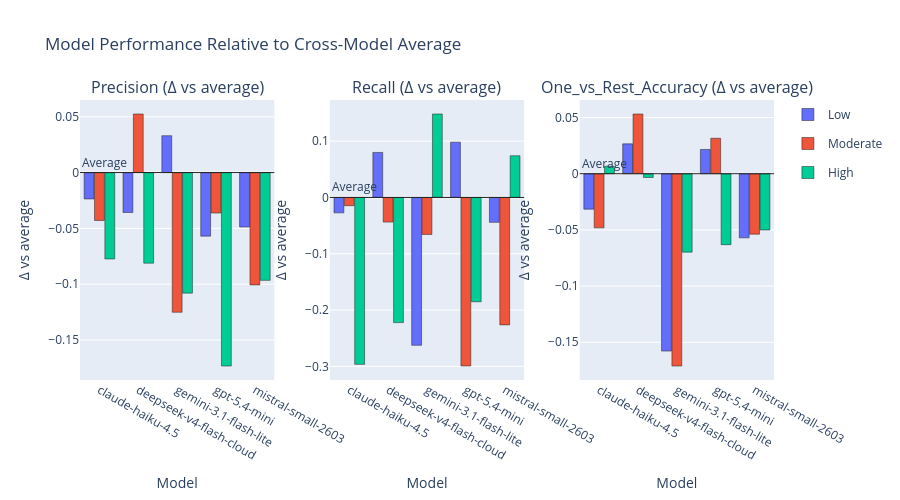

Notebook code for this chart:
### Code cell
# Compare each model against the "Average across models" baseline, per class.
# Support is excluded here: it's a sample count, not a higher-is-better metric,
# so "better/worse than average" doesn't apply to it.
delta_metrics = ["Precision", "Recall", "One_vs_Rest_Accuracy"]
colors = {"Low": "#636EFA", "Moderate": "#EF553B", "High": "#00CC96"}

average_metrics_df = (
    class_metrics_df.loc[class_metrics_df["Model"] == AVERAGE_MODEL_NAME, ["Class"] + delta_metrics]
    .rename(columns={metric: f"{metric}_avg" for metric in delta_metrics})
)

delta_df = class_metrics_df[class_metrics_df["Model"] != AVERAGE_MODEL_NAME].merge(
    average_metrics_df, on="Class", how="left"
)
for metric in delta_metrics:
    delta_df[f"{metric}_delta"] = delta_df[metric] - delta_df[f"{metric}_avg"]

model_order = sorted(delta_df["Model"].unique())

fig = make_subplots(
    rows=1, cols=3,
    subplot_titles=[f"{m} (Δ vs average)" for m in delta_metrics],
    horizontal_spacing=0.08,
)

for col_idx, metric in enumerate(delta_metrics, start=1):
    for class_label in LABEL_ORDER:
        class_data = (
            delta_df[delta_df["Class"] == class_label]
            .set_index("Model")
            .reindex(model_order)
            .reset_index()
        )
        fig.add_trace(
            go.Bar(
                x=class_data["Model"],
                y=class_data[f"{metric}_delta"],
                name=class_label,
                marker=dict(color=colors[class_label], line=dict(color="#1f1f1f", width=0.5)),
                legendgroup=class_label,
                showlegend=(col_idx == 1),
                customdata=np.stack([class_data[metric], class_data[f"{metric}_avg"]], axis=-1),
                hovertemplate=(
                    f"<b>{class_label}</b><br>"
                    "Model: %{x}<br>"
                    f"{metric}: %{{customdata[0]:.3f}}<br>"
                    "Average: %{customdata[1]:.3f}<br>"
                    "Δ: %{y:+.3f}"
                    "<extra></extra>"
                ),
            ),
            row=1,
            col=col_idx,
        )
    fig.add_hline(
        y=0,
        line_width=1,
        line_color="#1f1f1f",
        annotation_text="Average",
        annotation_position="top left",
        row=1,
        col=col_idx,
    )
    fig.update_yaxes(title_text="Δ vs average", row=1, col=col_idx)
    fig.update_xaxes(title_text="Model", row=1, col=col_idx)

fig.update_layout(
    title_text="Model Performance Relative to Cross-Model Average",
    barmode="group",
    bargap=0.2,
    bargroupgap=0.05,
    height=500,
    hovermode="closest",
)

fig.show()

### Figure 1 — Plotly figure (JSON) as saved in the notebook; plotly's stock layout.template omitted (floating-point values rounded to 4 significant figures)
{"data": [{"customdata": [[0.8742, 0.8978], [0.8621, 0.8978], [0.9309, 0.8978], [0.8409, 0.8978], [0.8491, 0.8978]], "hovertemplate": "<b>Low</b><br>Model: %{x}<br>Precision: %{customdata[0]:.3f}<br>Average: %{customdata[1]:.3f}<br>Δ: %{y:+.3f}<extra></extra>", "legendgroup": "Low", "marker": {"color": "#636EFA", "line": {"color": "#1f1f1f", "width": 0.5}}, "name": "Low", "showlegend": true, "type": "bar", "x": ["claude-haiku-4.5", "deepseek-v4-flash-cloud", "gemini-3.1-flash-lite", "gpt-5.4-mini", "mistral-small-2603"], "xaxis": "x", "y": [-0.02362, -0.03576, 0.03302, -0.05692, -0.04878], "yaxis": "y"}, {"customdata": [[0.3164, 0.3593], [0.4118, 0.3593], [0.2342, 0.3593], [0.3231, 0.3593], [0.2587, 0.3593]], "hovertemplate": "<b>Moderate</b><br>Model: %{x}<br>Precision: %{customdata[0]:.3f}<br>Average: %{customdata[1]:.3f}<br>Δ: %{y:+.3f}<extra></extra>", "legendgroup": "Moderate", "marker": {"color": "#EF553B", "line": {"color": "#1f1f1f", "width": 0.5}}, "name": "Moderate", "showlegend": true, "type": "bar", "x": ["claude-haiku-4.5", "deepseek-v4-flash-cloud", "gemini-3.1-flash-lite", "gpt-5.4-mini", "mistral-small-2603"], "xaxis": "x", "y": [-0.0429, 0.05246, -0.1251, -0.03623, -0.1006], "yaxis": "y"}, {"customdata": [[0.2143, 0.2917], [0.2105, 0.2917], [0.1837, 0.2917], [0.1184, 0.2917], [0.1951, 0.2917]], "hovertemplate": "<b>High</b><br>Model: %{x}<br>Precision: %{customdata[0]:.3f}<br>Average: %{customdata[1]:.3f}<br>Δ: %{y:+.3f}<extra></extra>", "legendgroup": "High", "marker": {"color": "#00CC96", "line": {"color": "#1f1f1f", "width": 0.5}}, "name": "High", "showlegend": true, "type": "bar", "x": ["claude-haiku-4.5", "deepseek-v4-flash-cloud", "gemini-3.1-flash-lite", "gpt-5.4-mini", "mistral-small-2603"], "xaxis": "x", "y": [-0.07738, -0.08114, -0.108, -0.1732, -0.09654], "yaxis": "y"}, {"customdata": [[0.6347, 0.6621], [0.742, 0.6621], [0.3995, 0.6621], [0.7603, 0.6621], [0.6178, 0.6621]], "hovertemplate": "<b>Low</b><br>Model: %{x}<br>Recall: %{customdata[0]:.3f}<br>Average: %{customdata[1]:.3f}<br>Δ: %{y:+.3f}<extra></extra>", "legendgroup": "Low", "marker": {"color": "#636EFA", "line": {"color": "#1f1f1f", "width": 0.5}}, "name": "Low", "showlegend": false, "type": "bar", "x": ["claude-haiku-4.5", "deepseek-v4-flash-cloud", "gemini-3.1-flash-lite", "gpt-5.4-mini", "mistral-small-2603"], "xaxis": "x2", "y": [-0.0274, 0.07991, -0.2626, 0.09817, -0.04425], "yaxis": "y2"}, {"customdata": [[0.5912, 0.6058], [0.562, 0.6058], [0.5401, 0.6058], [0.3066, 0.6058], [0.3796, 0.6058]], "hovertemplate": "<b>Moderate</b><br>Model: %{x}<br>Recall: %{customdata[0]:.3f}<br>Average: %{customdata[1]:.3f}<br>Δ: %{y:+.3f}<extra></extra>", "legendgroup": "Moderate", "marker": {"color": "#EF553B", "line": {"color": "#1f1f1f", "width": 0.5}}, "name": "Moderate", "showlegend": false, "type": "bar", "x": ["claude-haiku-4.5", "deepseek-v4-flash-cloud", "gemini-3.1-flash-lite", "gpt-5.4-mini", "mistral-small-2603"], "xaxis": "x2", "y": [-0.0146, -0.0438, -0.06569, -0.2993, -0.2263], "yaxis": "y2"}, {"customdata": [[0.2222, 0.5185], [0.2963, 0.5185], [0.6667, 0.5185], [0.3333, 0.5185], [0.5926, 0.5185]], "hovertemplate": "<b>High</b><br>Model: %{x}<br>Recall: %{customdata[0]:.3f}<br>Average: %{customdata[1]:.3f}<br>Δ: %{y:+.3f}<extra></extra>", "legendgroup": "High", "marker": {"color": "#00CC96", "line": {"color": "#1f1f1f", "width": 0.5}}, "name": "High", "showlegend": false, "type": "bar", "x": ["claude-haiku-4.5", "deepseek-v4-flash-cloud", "gemini-3.1-flash-lite", "gpt-5.4-mini", "mistral-small-2603"], "xaxis": "x2", "y": [-0.2963, -0.2222, 0.1481, -0.1852, 0.07407], "yaxis": "y2"}, {"customdata": [[0.6678, 0.6993], [0.7259, 0.6993], [0.5415, 0.6993], [0.7209, 0.6993], [0.6423, 0.6993]], "hovertemplate": "<b>Low</b><br>Model: %{x}<br>One_vs_Rest_Accuracy: %{customdata[0]:.3f}<br>Average: %{customdata[1]:.3f}<br>Δ: %{y:+.3f}<extra></extra>", "legendgroup": "Low", "marker": {"color": "#636EFA", "line": {"color": "#1f1f1f", "width": 0.5}}, "name": "Low", "showlegend": false, "type": "bar", "x": ["claude-haiku-4.5", "deepseek-v4-flash-cloud", "gemini-3.1-flash-lite", "gpt-5.4-mini", "mistral-small-2603"], "xaxis": "x3", "y": [-0.03156, 0.02658, -0.1578, 0.02159, -0.05707], "yaxis": "y3"}, {"customdata": [[0.6163, 0.6645], [0.7176, 0.6645], [0.4934, 0.6645], [0.696, 0.6645], [0.6106, 0.6645]], "hovertemplate": "<b>Moderate</b><br>Model: %{x}<br>One_vs_Rest_Accuracy: %{customdata[0]:.3f}<br>Average: %{customdata[1]:.3f}<br>Δ: %{y:+.3f}<extra></extra>", "legendgroup": "Moderate", "marker": {"color": "#EF553B", "line": {"color": "#1f1f1f", "width": 0.5}}, "name": "Moderate", "showlegend": false, "type": "bar", "x": ["claude-haiku-4.5", "deepseek-v4-flash-cloud", "gemini-3.1-flash-lite", "gpt-5.4-mini", "mistral-small-2603"], "xaxis": "x3", "y": [-0.04817, 0.05316, -0.1711, 0.03156, -0.0538], "yaxis": "y3"}, {"customdata": [[0.9286, 0.9219], [0.9186, 0.9219], [0.8522, 0.9219], [0.8588, 0.9219], [0.8719, 0.9219]], "hovertemplate": "<b>High</b><br>Model: %{x}<br>One_vs_Rest_Accuracy: %{customdata[0]:.3f}<br>Average: %{customdata[1]:.3f}<br>Δ: %{y:+.3f}<extra></extra>", "legendgroup": "High", "marker": {"color": "#00CC96", "line": {"color": "#1f1f1f", "width": 0.5}}, "name": "High", "showlegend": false, "type": "bar", "x": ["claude-haiku-4.5", "deepseek-v4-flash-cloud", "gemini-3.1-flash-lite", "gpt-5.4-mini", "mistral-small-2603"], "xaxis": "x3", "y": [0.006645, -0.003322, -0.06977, -0.06312, -0.05005], "yaxis": "y3"}], "layout": {"annotations": [{"font": {"size": 16}, "showarrow": false, "text": "Precision (Δ vs average)", "x": 0.14, "xanchor": "center", "xref": "paper", "y": 1, "yanchor": "bottom", "yref": "paper"}, {"font": {"size": 16}, "showarrow": false, "text": "Recall (Δ vs average)", "x": 0.5, "xanchor": "center", "xref": "paper", "y": 1, "yanchor": "bottom", "yref": "paper"}, {"font": {"size": 16}, "showarrow": false, "text": "One_vs_Rest_Accuracy (Δ vs average)", "x": 0.86, "xanchor": "center", "xref": "paper", "y": 1, "yanchor": "bottom", "yref": "paper"}, {"showarrow": false, "text": "Average", "x": 0, "xanchor": "left", "xref": "x domain", "y": 0, "yanchor": "bottom", "yref": "y"}, {"showarrow": false, "text": "Average", "x": 0, "xanchor": "left", "xref": "x2 domain", "y": 0, "yanchor": "bottom", "yref": "y2"}, {"showarrow": false, "text": "Average", "x": 0, "xanchor": "left", "xref": "x3 domain", "y": 0, "yanchor": "bottom", "yref": "y3"}], "bargap": 0.2, "bargroupgap": 0.05, "barmode": "group", "height": 500, "hovermode": "closest", "shapes": [{"line": {"color": "#1f1f1f", "width": 1}, "type": "line", "x0": 0, "x1": 1, "xref": "x domain", "y0": 0, "y1": 0, "yref": "y"}, {"line": {"color": "#1f1f1f", "width": 1}, "type": "line", "x0": 0, "x1": 1, "xref": "x2 domain", "y0": 0, "y1": 0, "yref": "y2"}, {"line": {"color": "#1f1f1f", "width": 1}, "type": "line", "x0": 0, "x1": 1, "xref": "x3 domain", "y0": 0, "y1": 0, "yref": "y3"}], "title": {"text": "Model Performance Relative to Cross-Model Average"}, "xaxis": {"anchor": "y", "domain": [0, 0.28], "title": {"text": "Model"}}, "xaxis2": {"anchor": "y2", "domain": [0.36, 0.64], "title": {"text": "Model"}}, "xaxis3": {"anchor": "y3", "domain": [0.72, 1], "title": {"text": "Model"}}, "yaxis": {"anchor": "x", "domain": [0, 1], "title": {"text": "Δ vs average"}}, "yaxis2": {"anchor": "x2", "domain": [0, 1], "title": {"text": "Δ vs average"}}, "yaxis3": {"anchor": "x3", "domain": [0, 1], "title": {"text": "Δ vs average"}}}}
